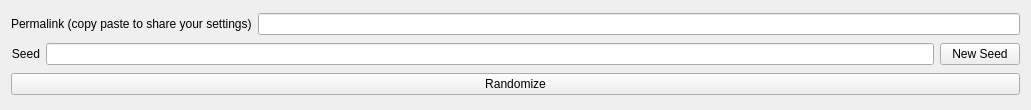
   <widget class="QWidget" name="verticalLayoutWidget_10">
    <property name="geometry">
     <rect>
      <x>10</x>
      <y>615</y>
      <width>1031</width>
      <height>110</height>
     </rect>
    </property>
    <layout class="QVBoxLayout" name="verticalLayout_30">
     <item>
      <layout class="QHBoxLayout" name="horizontalLayout_3">
       <item>
        <widget class="QLabel" name="permalink_label">
         <property name="text">
          <string>Permalink (copy paste to share your settings)</string>
         </property>
        </widget>
       </item>
       <item>
        <widget class="QLineEdit" name="permalink"/>
       </item>
      </layout>
     </item>
     <item>
      <layout class="QHBoxLayout" name="horizontalLayout_16">
       <item>
        <widget class="QLabel" name="label_3">
         <property name="toolTip">
          <string/>
         </property>
         <property name="toolTipDuration">
          <number>-1</number>
         </property>
         <property name="statusTip">
          <string/>
         </property>
         <property name="layoutDirection">
          <enum>Qt::LeftToRight</enum>
         </property>
         <property name="autoFillBackground">
          <bool>false</bool>
         </property>
         <property name="text">
          <string>Seed</string>
         </property>
         <property name="alignment">
          <set>Qt::AlignRight|Qt::AlignTrailing|Qt::AlignVCenter</set>
         </property>
        </widget>
       </item>
       <item>
        <widget class="QLineEdit" name="seed"/>
       </item>
       <item>
        <widget class="QPushButton" name="seed_button">
         <property name="text">
          <string>New Seed</string>
         </property>
        </widget>
       </item>
      </layout>
     </item>
     <item>
      <layout class="QHBoxLayout" name="horizontalLayout">
       <item>
        <widget class="QPushButton" name="randomize_button">
         <property name="text">
          <string>Randomize</string>
         </property>
        </widget>
       </item>
      </layout>
     </item>
    </layout>
   </widget>
